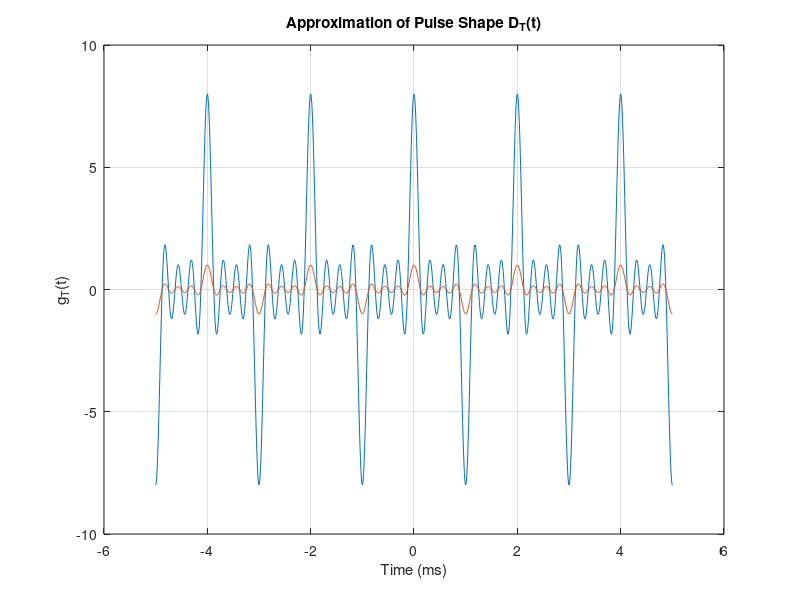

Here is the MATLAB script that generated this plot:
%% 
%g_T(t) function
N = 8;
f_m = 1e3;
t = linspace(-5e-3, 5e-3, 1000);
gt = N * sinc(N*f_m*t) ./ sinc(f_m*t);
plot(t*1e3, gt);
xlabel('Time (ms)'); ylabel('g_T(t)');
title('Approximation of Pulse Shape g_T(t)');

hold on;

%D_N(t) function :Drichlect Kernel
N = 8;
f_m = 1e3;
t = linspace(-5e-3, 5e-3, 1000);
gt = sinc(N*f_m*t) ./ sinc(f_m*t);
plot(t*1e3, gt);
xlabel('Time (ms)'); ylabel('g_T(t)');
title('Approximation of Pulse Shape D_T(t)');
grid on;

%% 